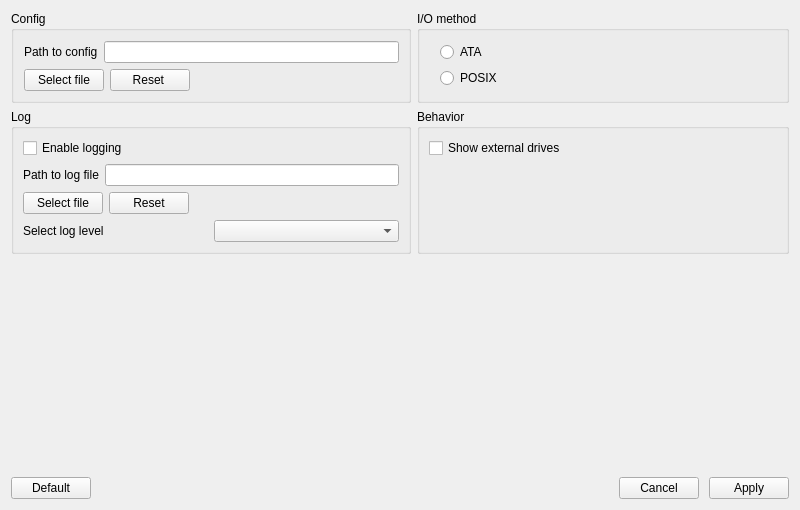
<?xml version="1.0" encoding="UTF-8"?>
<ui version="4.0">
 <class>SettingsTab</class>
 <widget class="QWidget" name="SettingsTab">
  <property name="geometry">
   <rect>
    <x>0</x>
    <y>0</y>
    <width>800</width>
    <height>510</height>
   </rect>
  </property>
  <property name="windowTitle">
   <string>Form</string>
  </property>
  <property name="styleSheet">
   <string notr="true"/>
  </property>
  <layout class="QGridLayout" name="gridLayout_7">
   <property name="verticalSpacing">
    <number>6</number>
   </property>
   <item row="0" column="0">
    <layout class="QHBoxLayout" name="horizontalLayout_3">
     <item>
      <widget class="QGroupBox" name="configBox">
       <property name="minimumSize">
        <size>
         <width>400</width>
         <height>0</height>
        </size>
       </property>
       <property name="maximumSize">
        <size>
         <width>400</width>
         <height>16777215</height>
        </size>
       </property>
       <property name="styleSheet">
        <string notr="true"/>
       </property>
       <property name="title">
        <string>Config</string>
       </property>
       <layout class="QGridLayout" name="gridLayout_3">
        <property name="leftMargin">
         <number>10</number>
        </property>
        <property name="topMargin">
         <number>10</number>
        </property>
        <item row="1" column="0">
         <layout class="QHBoxLayout" name="horizontalLayout_4">
          <item>
           <widget class="QPushButton" name="selectConfigButton">
            <property name="text">
             <string>Select file</string>
            </property>
           </widget>
          </item>
          <item>
           <widget class="QPushButton" name="resetConfigButton">
            <property name="text">
             <string>Reset </string>
            </property>
           </widget>
          </item>
          <item>
           <spacer name="horizontalSpacer_3">
            <property name="orientation">
             <enum>Qt::Horizontal</enum>
            </property>
            <property name="sizeHint" stdset="0">
             <size>
              <width>40</width>
              <height>20</height>
             </size>
            </property>
           </spacer>
          </item>
         </layout>
        </item>
        <item row="0" column="0">
         <layout class="QHBoxLayout" name="horizontalLayout_5">
          <item>
           <widget class="QLabel" name="label_2">
            <property name="text">
             <string>Path to config</string>
            </property>
           </widget>
          </item>
          <item>
           <widget class="QLineEdit" name="configLineEdit"/>
          </item>
         </layout>
        </item>
       </layout>
      </widget>
     </item>
     <item>
      <widget class="QGroupBox" name="ioBox">
       <property name="title">
        <string>I/O method</string>
       </property>
       <layout class="QGridLayout" name="gridLayout_4">
        <property name="leftMargin">
         <number>20</number>
        </property>
        <item row="0" column="1">
         <spacer name="horizontalSpacer">
          <property name="orientation">
           <enum>Qt::Horizontal</enum>
          </property>
          <property name="sizeHint" stdset="0">
           <size>
            <width>266</width>
            <height>20</height>
           </size>
          </property>
         </spacer>
        </item>
        <item row="0" column="0">
         <layout class="QVBoxLayout" name="verticalLayout">
          <item>
           <widget class="QRadioButton" name="rbAta">
            <property name="text">
             <string>ATA</string>
            </property>
           </widget>
          </item>
          <item>
           <widget class="QRadioButton" name="rbPosix">
            <property name="text">
             <string>POSIX</string>
            </property>
           </widget>
          </item>
         </layout>
        </item>
       </layout>
      </widget>
     </item>
    </layout>
   </item>
   <item row="1" column="0">
    <layout class="QHBoxLayout" name="horizontalLayout_7">
     <item>
      <widget class="QGroupBox" name="logBox">
       <property name="minimumSize">
        <size>
         <width>400</width>
         <height>0</height>
        </size>
       </property>
       <property name="maximumSize">
        <size>
         <width>400</width>
         <height>16777215</height>
        </size>
       </property>
       <property name="title">
        <string>Log</string>
       </property>
       <layout class="QGridLayout" name="gridLayout">
        <property name="verticalSpacing">
         <number>6</number>
        </property>
        <item row="2" column="0">
         <layout class="QHBoxLayout" name="horizontalLayout_2">
          <item>
           <widget class="QPushButton" name="selectLogButton">
            <property name="text">
             <string>Select file</string>
            </property>
           </widget>
          </item>
          <item>
           <widget class="QPushButton" name="resetLogButton">
            <property name="text">
             <string>Reset</string>
            </property>
           </widget>
          </item>
          <item>
           <spacer name="horizontalSpacer_5">
            <property name="orientation">
             <enum>Qt::Horizontal</enum>
            </property>
            <property name="sizeHint" stdset="0">
             <size>
              <width>40</width>
              <height>20</height>
             </size>
            </property>
           </spacer>
          </item>
         </layout>
        </item>
        <item row="0" column="0">
         <widget class="QCheckBox" name="cbEnableLogging">
          <property name="text">
           <string>Enable logging</string>
          </property>
         </widget>
        </item>
        <item row="1" column="0">
         <layout class="QHBoxLayout" name="horizontalLayout">
          <item>
           <widget class="QLabel" name="label">
            <property name="text">
             <string>Path to log file</string>
            </property>
           </widget>
          </item>
          <item>
           <widget class="QLineEdit" name="logLineEdit"/>
          </item>
         </layout>
        </item>
        <item row="3" column="0">
         <layout class="QHBoxLayout" name="horizontalLayout_8">
          <item>
           <widget class="QLabel" name="label_4">
            <property name="text">
             <string>Select log level</string>
            </property>
           </widget>
          </item>
          <item>
           <widget class="QComboBox" name="comboBox"/>
          </item>
         </layout>
        </item>
       </layout>
      </widget>
     </item>
     <item>
      <widget class="QGroupBox" name="behaviorBox">
       <property name="maximumSize">
        <size>
         <width>400</width>
         <height>16777215</height>
        </size>
       </property>
       <property name="title">
        <string>Behavior</string>
       </property>
       <layout class="QGridLayout" name="gridLayout_2">
        <item row="0" column="0">
         <widget class="QCheckBox" name="cbShowEDr">
          <property name="text">
           <string>Show external drives</string>
          </property>
         </widget>
        </item>
        <item row="1" column="0">
         <spacer name="verticalSpacer">
          <property name="orientation">
           <enum>Qt::Vertical</enum>
          </property>
          <property name="sizeHint" stdset="0">
           <size>
            <width>20</width>
            <height>40</height>
           </size>
          </property>
         </spacer>
        </item>
        <item row="0" column="1">
         <spacer name="horizontalSpacer_6">
          <property name="orientation">
           <enum>Qt::Horizontal</enum>
          </property>
          <property name="sizeHint" stdset="0">
           <size>
            <width>157</width>
            <height>20</height>
           </size>
          </property>
         </spacer>
        </item>
       </layout>
      </widget>
     </item>
    </layout>
   </item>
   <item row="2" column="0">
    <spacer name="verticalSpacer_2">
     <property name="orientation">
      <enum>Qt::Vertical</enum>
     </property>
     <property name="sizeType">
      <enum>QSizePolicy::Expanding</enum>
     </property>
     <property name="sizeHint" stdset="0">
      <size>
       <width>10</width>
       <height>10000</height>
      </size>
     </property>
    </spacer>
   </item>
   <item row="3" column="0">
    <layout class="QHBoxLayout" name="horizontalLayout_13">
     <item>
      <widget class="QPushButton" name="defaultButton">
       <property name="text">
        <string>Default</string>
       </property>
      </widget>
     </item>
     <item>
      <spacer name="horizontalSpacer_2">
       <property name="orientation">
        <enum>Qt::Horizontal</enum>
       </property>
       <property name="sizeHint" stdset="0">
        <size>
         <width>40</width>
         <height>20</height>
        </size>
       </property>
      </spacer>
     </item>
     <item>
      <layout class="QHBoxLayout" name="horizontalLayout_6">
       <property name="spacing">
        <number>10</number>
       </property>
       <item>
        <widget class="QPushButton" name="cancelButton">
         <property name="text">
          <string>Cancel</string>
         </property>
        </widget>
       </item>
       <item>
        <widget class="QPushButton" name="applyButton">
         <property name="text">
          <string>Apply</string>
         </property>
        </widget>
       </item>
      </layout>
     </item>
    </layout>
   </item>
  </layout>
 </widget>
 <resources/>
 <connections/>
</ui>
